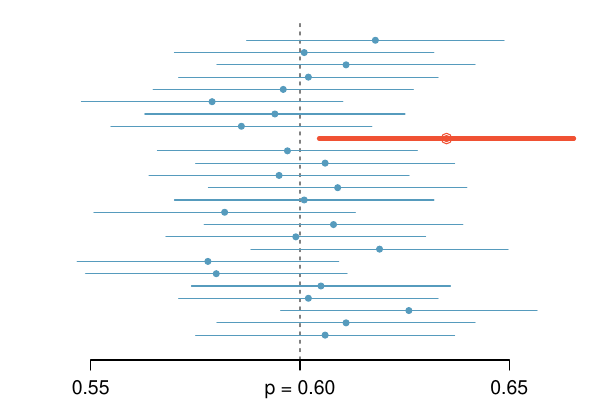

The script that saved this image:
library(openintro)
data(COL)
data(run10)
set.seed(52)

pdf('95PercentConfidenceIntervalPHat.pdf', 6, 4)

par(mar=c(2, 1, 1, 1), mgp=c(2.7, 0.9, 0))
p <- 0.60
n <- 1000
k <- 25

set.seed(1)
phat <- c()
SE   <- c()
for(i in 1:k){
	d       <- sample(0:1, n, TRUE, c(1-p, p))
	phat[i] <- mean(d)
	SE[i]   <- sd(d) / sqrt(n)
}


xR <- p + c(-1, 1) * 4 * mean(SE)
yR <- c(0, 41*k/40)


plot(xR, yR, type='n',
     xlab='Proportion', ylab='', axes=FALSE)
abline(v = p, lty = 2, col = COL[6])
at <- c(0.55, 0.60, 0.65)
labels <- c(0.55, "p = 0.60", 0.65)
axis(1, at, labels, cex.axis=1.15)
for(i in 1:k){
	ci <- phat[i] + 2*c(-1,1)*SE[i]
	if(abs(phat[i]-p) > 1.96*SE[i]){
		col <- COL[4]
		points(phat[i], i, cex=1.4, col=col)
		lines(ci, rep(i, 2), col=col, lwd=4)
	} else {
		col <- COL[1]
	}
	points(phat[i], i, pch=20, cex=1.2, col=col)
	lines(ci, rep(i, 2), col=col)
}

dev.off()

